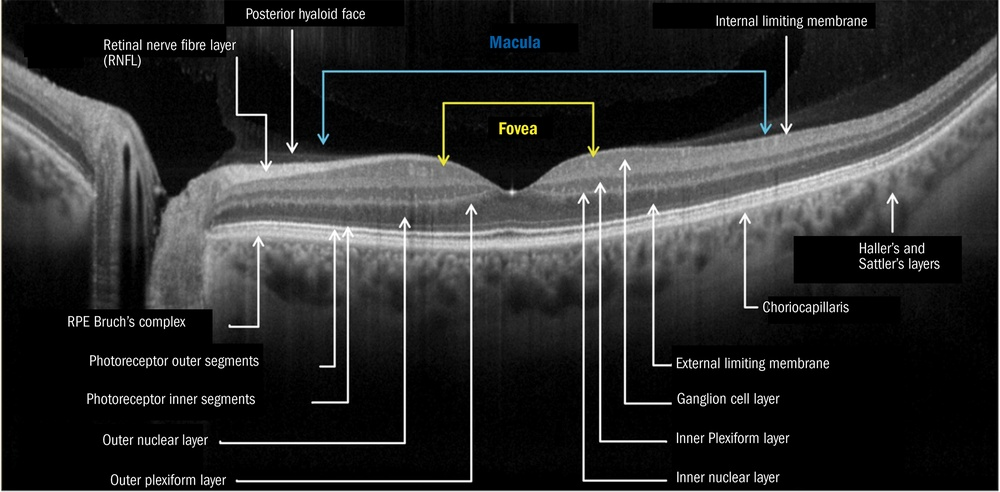
#> input picture biomarker_mapping_docs/image_99ff02.jpg, 1000 x 492 px, shrunk from 2066 x 1016 before the run
$ python -i white_bars.py   (imports and definitions only)
#> lines starting #> are read from the running program, lines starting #| are printed output that depends on the picture; after the words box and inside, x2 and y2 are one past the last pixel; in counts of white or black regions, pixels touching at a corner belong together
#> further down, picture is the input picture: shape (492, 1000, 3); mean B, G, R 44.7, 44.9, 44.7
"""
data/preprocessing/white_bars.py

Raycast scanner white-bar annotation removal & Scanner-Provenance UI Artifact Detection.
Enforces strict Bottom 30% Frame Height Boundary (y > 0.70*H), At-Most-1 Compass Constraint,
strict wireframe box topological scoring (aspect in [0.78, 1.28], n_children in [1, 10], P^2/A <= 45.0),
tight top and inward-facing edge bounding (13px padding),
and configurable Compass Location ('auto', 'bottom_left', 'bottom_right').
Supports returning compass_bbox for downstream 1D vector boundary interpolation.
"""

import cv2
import numpy as np


# [134 lines left out: functions is_spectralis_ui_candidate, detect_and_remove_compass_artifacts, not called in this run]


def detect_and_process_white_bars(
    img: np.ndarray,
    white_thresh: int = 175,
    dark_bg_thresh: int = 70,
    gap_pixels: int = 4,
    pad_pixels: int = 4,
    min_bar_width: int = 35,
    max_search_depth_top: float = 0.35,
    max_search_depth_bot: float = 0.35,
    highlight_red: bool = False
) -> np.ndarray:
    """
    Robust Scanner White-Bar, Banner & Corner Artifact Removal.

    Prevents false-positive notched teeth ("castle battlements") cutting into retinal tissue by:
      1. Requiring Horizontal Structure: Only triggers on connected white components spanning
         at least min_bar_width columns (or corner-connected components >= 20 columns).
         Scans where retinal tissue or noise touches the edge without a wide banner are never notched.
      2. Envelope Boundary Smoothing: For detected banners, applies a smoothed envelope cut
         across connected columns, preventing jagged, single-column vertical spikes.
      3. Controlled Padding: Clamps safety padding to avoid overshooting into underlying tissue.
    """
#> called with white_thresh = 175, dark_bg_thresh = 70, gap_pixels = 4, pad_pixels = 4, min_bar_width = 35, max_search_depth_top = 0.35, max_search_depth_bot = 0.35, highlight_red = False
    if img.ndim == 2:
        gray = img
        bgr = cv2.cvtColor(img, cv2.COLOR_GRAY2BGR)
    elif img.ndim == 3 and img.shape[2] == 3:
        gray = cv2.cvtColor(img, cv2.COLOR_BGR2GRAY)
        bgr = img.copy()
    elif img.ndim == 3 and img.shape[2] == 4:
        gray = cv2.cvtColor(img, cv2.COLOR_BGRA2GRAY)
        bgr = cv2.cvtColor(img, cv2.COLOR_BGRA2BGR)
    else:
        return img

    H, W = gray.shape
#> H = 492; W = 1000
    bar_mask = np.zeros((H, W), dtype=np.uint8)

    max_top_y = int(H * max_search_depth_top)
#> max_top_y = 172
    min_bot_y = int(H * (1.0 - max_search_depth_bot))
#> min_bot_y = 319

    # 1. Top-Down Banner Detection with Horizontal Structure Validation
    top_row_white = (gray[0, :] >= white_thresh).astype(np.uint8)
#> top_row_white = 1000 values, max 1 at index 0, min 0 at index 1, mean 0.002
    num_labels_t, labels_t, stats_t, _ = cv2.connectedComponentsWithStats(top_row_white[:, None])
#> num_labels_t = 3; labels_t = 1000 values, max 2 at index 999, min 0 at index 1, mean 0.003; stats_t = [[0, 1, 1, 998, 998], [0, 0, 1, 1, 1], [0, 999, 1, 1, 1]]

    valid_top_cols = set()
    for lbl in range(1, num_labels_t):
        area = stats_t[lbl, cv2.CC_STAT_AREA]
        cols_in_lbl = np.where(labels_t[:, 0] == lbl)[0]
        is_corner = (0 in cols_in_lbl) or ((W - 1) in cols_in_lbl)
        if area >= min_bar_width or (is_corner and area >= 20):
            valid_top_cols.update(cols_in_lbl)
#> this loop made 2 passes
#> (area, cols_in_lbl, is_corner) on passes 1 to 2: (1, [0], True), (1, [999], True)
#> after the loop, valid_top_cols = 0 items

    if valid_top_cols:
        col_end_y = {}
        for x in valid_top_cols:
            dark_count = 0
            last_white_y = 0
            for y in range(max_top_y):
                val = gray[y, x]
                if val >= white_thresh:
                    last_white_y = y
                    dark_count = 0
                elif val < dark_bg_thresh:
                    dark_count += 1
                    if dark_count >= gap_pixels:
                        break
                else:
                    break
            col_end_y[x] = last_white_y

        for lbl in range(1, num_labels_t):
            cols_in_lbl = np.where(labels_t[:, 0] == lbl)[0]
            if len(cols_in_lbl) > 0 and cols_in_lbl[0] in valid_top_cols:
                depths = np.array([col_end_y.get(x, 0) for x in cols_in_lbl])
                smooth_depth = int(np.percentile(depths, 75))
                for idx, x in enumerate(cols_in_lbl):
                    cut_y = min(max_top_y, max(depths[idx], smooth_depth) + pad_pixels)
                    bar_mask[:cut_y, x] = 255

    # 2. Bottom-Up Banner Detection with Horizontal Structure Validation
    bot_row_white = (gray[H - 1, :] >= white_thresh).astype(np.uint8)
#> bot_row_white = 1000 values from 1 to 1
    num_labels_b, labels_b, stats_b, _ = cv2.connectedComponentsWithStats(bot_row_white[:, None])
#> num_labels_b = 2; labels_b = 1000 values from 1 to 1; stats_b = [[-1, 2147483647, 0, 0, 0], [0, 0, 1, 1000, 1000]]

    valid_bot_cols = set()
    for lbl in range(1, num_labels_b):
        area = stats_b[lbl, cv2.CC_STAT_AREA]
        cols_in_lbl = np.where(labels_b[:, 0] == lbl)[0]
        is_corner = (0 in cols_in_lbl) or ((W - 1) in cols_in_lbl)
        if area >= min_bar_width or (is_corner and area >= 20):
            valid_bot_cols.update(cols_in_lbl)
#> this loop made 1 pass
#> (area, is_corner) on pass 1: (1000, True)
#> after the loop, valid_bot_cols = 1000 items

    if valid_bot_cols:
        col_start_y = {}
        for x in valid_bot_cols:
            dark_count = 0
            first_white_y = H - 1
            for y in range(H - 1, min_bot_y, -1):
                val = gray[y, x]
                if val >= white_thresh:
                    first_white_y = y
                    dark_count = 0
                elif val < dark_bg_thresh:
                    dark_count += 1
                    if dark_count >= gap_pixels:
                        break
                else:
                    break
            col_start_y[x] = first_white_y
#> after the loop, col_start_y = 1000 items

        for lbl in range(1, num_labels_b):
            cols_in_lbl = np.where(labels_b[:, 0] == lbl)[0]
            if len(cols_in_lbl) > 0 and cols_in_lbl[0] in valid_bot_cols:
                depths = np.array([col_start_y.get(x, H - 1) for x in cols_in_lbl])
                smooth_depth = int(np.percentile(depths, 25))
                for idx, x in enumerate(cols_in_lbl):
                    cut_y = max(min_bot_y, min(depths[idx], smooth_depth) - pad_pixels)
                    bar_mask[cut_y:, x] = 255
#> this loop made 1 pass
#> smooth_depth on pass 1: 491
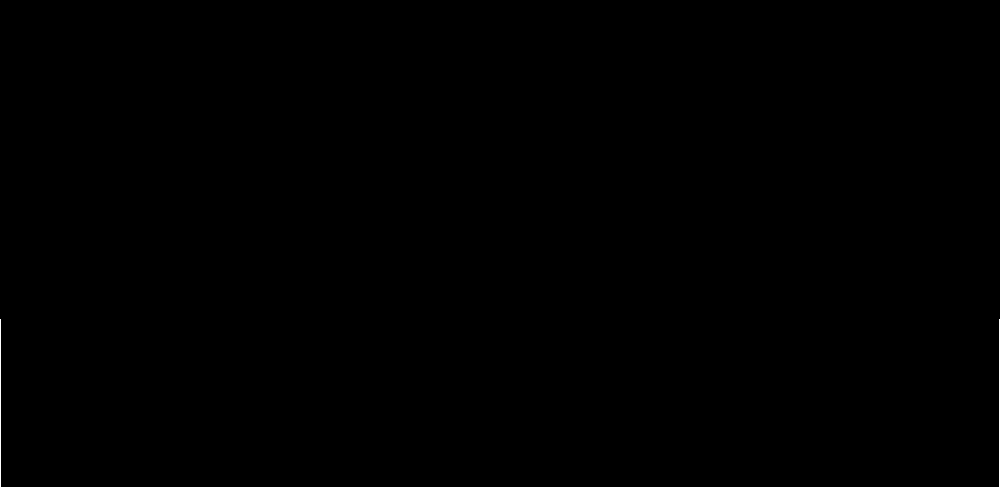
#> bar_mask: shape (492, 1000); 1.1% white; 1 white region, box (x1, y1, x2, y2) and area: (0, 319, 1000, 492) 5336

    # Morphological closing along horizontal/vertical to ensure solid uniform removal
    kernel = cv2.getStructuringElement(cv2.MORPH_RECT, (7, 3))
    bar_mask = cv2.morphologyEx(bar_mask, cv2.MORPH_CLOSE, kernel)

    if img.ndim == 2:
        processed_img = gray.copy()
        if highlight_red:
            processed_img = cv2.cvtColor(processed_img, cv2.COLOR_GRAY2BGR)
            processed_img[bar_mask == 255] = [0, 0, 255]
        else:
            processed_img[bar_mask == 255] = 0
        return processed_img

    processed_img = bgr.copy()
    if highlight_red:
        processed_img[bar_mask == 255] = [0, 0, 255]
    else:
        processed_img[bar_mask == 255] = [0, 0, 0]
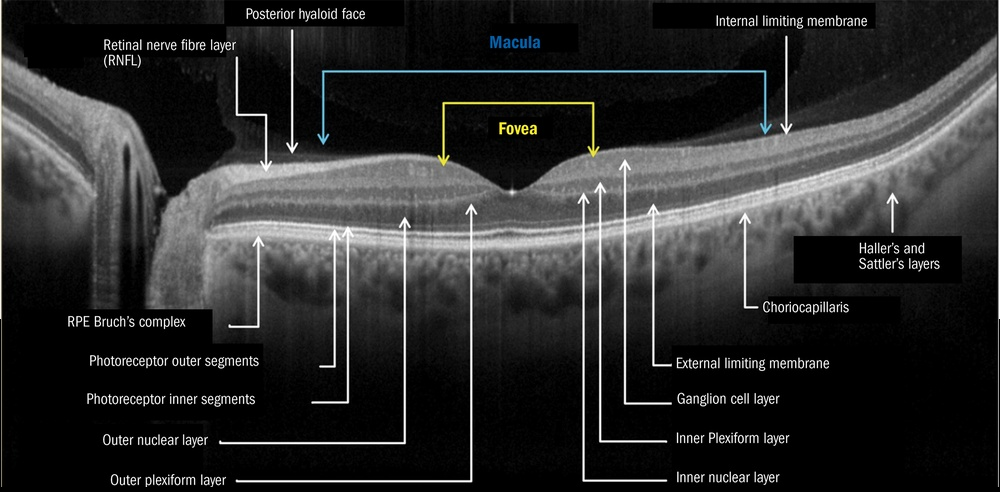
#> processed_img: shape (492, 1000, 3); 0.52% of pixels changed, all inside (x1, y1, x2, y2) = (0, 319, 1000, 492)

    return processed_img

>>> import cv2
>>> picture = cv2.imread('../../../../biomarker_mapping_docs/image_99ff02.jpg')
>>> result = detect_and_process_white_bars(picture)

$ run again, on biomarker_mapping_docs/image_9a0207.jpg
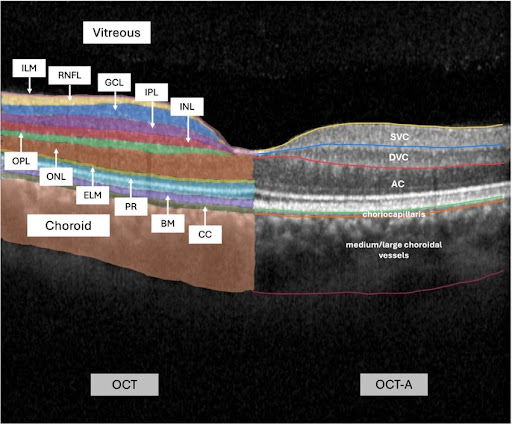
#> input picture biomarker_mapping_docs/image_9a0207.jpg, 512 x 425 px
#> picture is the input picture: shape (425, 512, 3); mean B, G, R 59, 60.3, 64.3
#> top_row_white = 512 values from 1 to 1
#> num_labels_t = 2; labels_t = 512 values from 1 to 1; stats_t = [[-1, 2147483647, 0, 0, 0], [0, 0, 1, 512, 512]]
#> the loop in detect_and_process_white_bars, `for lbl in range(1, num_labels_t):` made 1 pass
#> (area, is_corner) on pass 1: (512, True)
#> after the loop in detect_and_process_white_bars, `for lbl in range(1, num_labels_t):`: valid_top_cols = 512 items
#> the loop in detect_and_process_white_bars, `for lbl in range(1, num_labels_t):` made 1 pass
#> smooth_depth on pass 1: 0
#> after the loop in detect_and_process_white_bars, `for lbl in range(1, num_labels_t):`:
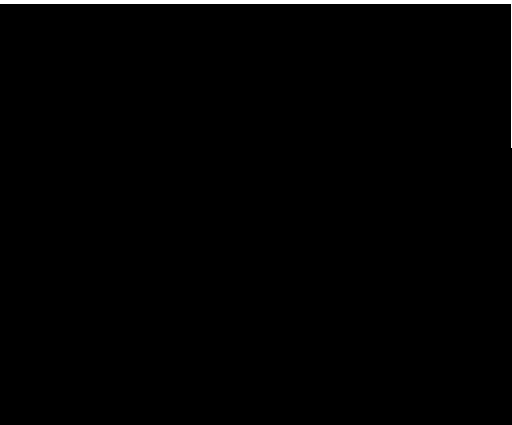
#> bar_mask: shape (425, 512); 1% white; 1 white region, box (x1, y1, x2, y2) and area: (0, 0, 512, 148) 2192
#> bot_row_white = 512 values from 1 to 1
#> num_labels_b = 2; labels_b = 512 values from 1 to 1; stats_b = [[-1, 2147483647, 0, 0, 0], [0, 0, 1, 512, 512]]
#> the loop in detect_and_process_white_bars, `for lbl in range(1, num_labels_b):` made 1 pass
#> after the loop in detect_and_process_white_bars, `for lbl in range(1, num_labels_b):`: valid_bot_cols = 512 items
#> the loop in detect_and_process_white_bars, `for lbl in range(1, num_labels_b):` made 1 pass
#> smooth_depth on pass 1: 424
#> in detect_and_process_white_bars, `processed_img[bar_mask == 255] = [0, 0, 0]`:
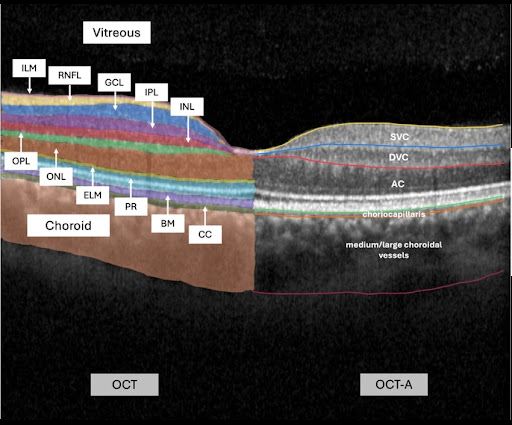
#> processed_img: shape (425, 512, 3); 1.84% of pixels changed, all inside (x1, y1, x2, y2) = (0, 0, 512, 425)
